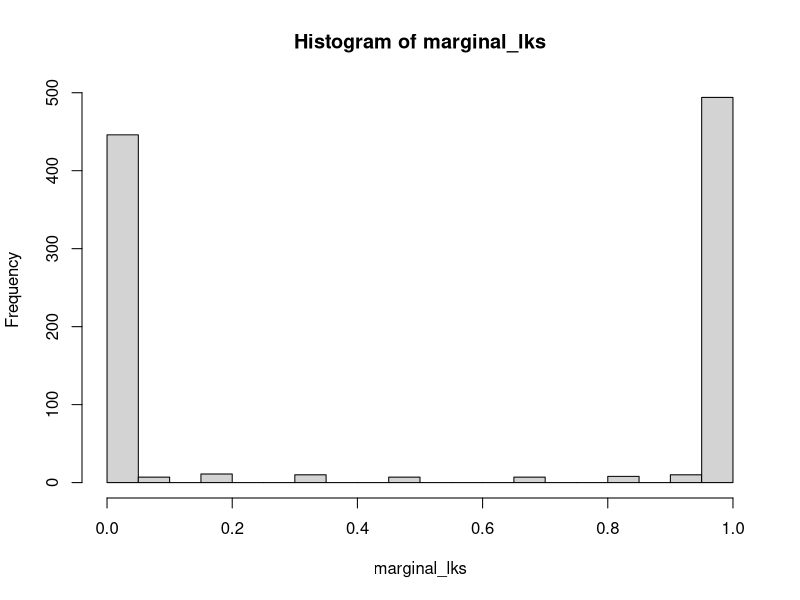

The R script that drew this image:
get_lnl <- function(p, n, x){
    lnl <- x*log(p) + (n-x)*log(1-p)
}
###########################################
p <- 0.5
n <- 10000
n_sim <- 1000

marginal_lks <- numeric(n_sim)
for(i in 1:n_sim){
    x <- rbinom(1, n, p)
    ps <- c(0.4, 0.6)
    lnls <- sapply(ps, get_lnl, n=n, x=x)
    #print(c(lnls[2]-lnls[1], 1/(1 + exp(lnls[2] - lnls[1]))))
    lk <- 1/(1 + exp(lnls[2] - lnls[1]))
    marginal_lks[i] <- lk
}
pdf("8.3-1.pdf")
hist(marginal_lks, breaks=30)
dev.off()
